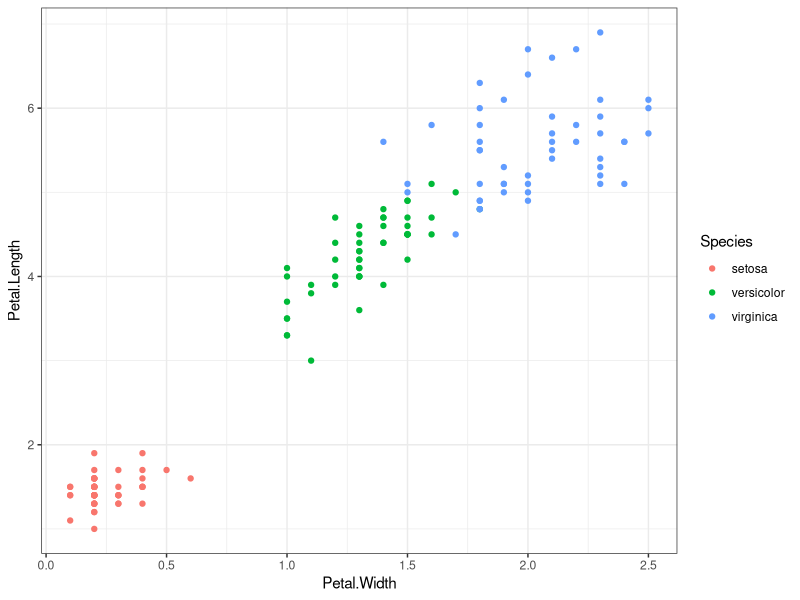

Source code (R):
## ---- chunk 1
# Document-wide options
library(knitr)
opts_chunk$set(message=FALSE)
## ---- chunk 2
head(iris)
ncol(iris)
nrow(iris)
## ---- chunk 3
library(dplyr)
iris |> 
  group_by(Species) |> 
  summarize(across(everything(), mean))
## ---- chunk 4
library(ggplot2)
p <- 
  ggplot(iris, aes(Petal.Width, Petal.Length, col=Species)) + 
  geom_point() + 
  theme_bw()
p
